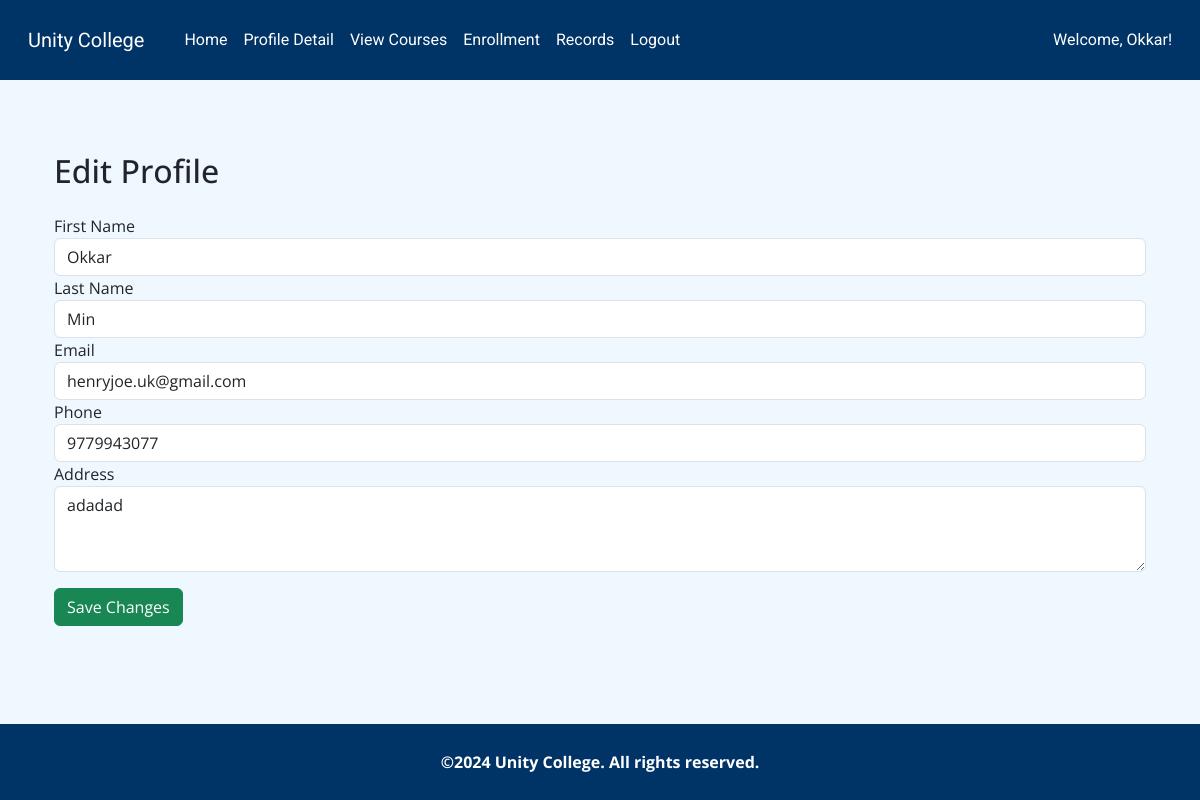
Screenshot of /student/profile/edit (signed in) with the database file from the repository.
### tables this page shows
CREATE TABLE student (
  id INTEGER PRIMARY KEY AUTOINCREMENT,
  first_name TEXT NOT NULL,
  last_name TEXT NOT NULL,
  email TEXT NOT NULL,
  phone INTEGER NOT NULL,
  address TEXT NOT NULL,
  password TEXT NOT NULL
);

### app.py (the view)
@app.route("/student/profile/edit", methods=["GET", "POST"])
def edit_profile():
    username = session.get('username')
    if not username:
        flash("You need to log in first.", 'danger')
        return redirect(url_for('student_login'))
    if request.method == "POST":
        first_name = request.form.get('fname')
        last_name = request.form.get('lname')
        phone = request.form.get('phone')
        email = request.form.get('email')
        address = request.form.get('address')
        try:
            con = sqlite3.connect("advweb.db")
            cursor = con.cursor()
            cursor.execute("""
                UPDATE student
                SET first_name = ?, last_name = ?, email = ?, phone = ?, address = ?
                WHERE first_name = ?
            """, (first_name, last_name, email, phone, address, username))
            con.commit()
            session['username'] = first_name  # Update session with the new name if changed
            flash("Profile updated successfully.", 'success')
            return redirect(url_for('view_profile'))
        except Exception as e:
            con.rollback()
            print(traceback.format_exc())
            flash("An error occurred while updating profile information.", 'danger')
        finally:
            con.close()
    else:
        try:
            con = sqlite3.connect("advweb.db")
            cursor = con.cursor()
            cursor.execute("SELECT first_name, last_name, email, phone, address FROM student WHERE first_name = ?", (username,))
            profile = cursor.fetchone()
            if not profile:
                flash("Profile not found.", 'danger')
                return redirect(url_for('home'))
        except Exception as e:
            print(traceback.format_exc())
            flash("An error occurred while fetching profile information.", 'danger')
            profile = {}
        finally:
            con.close()
        return render_template("student/edit_profile.html", profile=profile, username=username)

### templates/student/edit_profile.html
{% extends "/student/layout.html" %} {% block content %}
<div class="container mt-5">
  <h2 class="mb-4">Edit Profile</h2>
  <form method="POST" action="{{ url_for('edit_profile') }}">
    <div class="form-group">
      <label for="fname">First Name</label>
      <input
        type="text"
        class="form-control"
        id="fname"
        name="fname"
        value="{{ profile[0] }}"
        required
      />
    </div>
    <div class="form-group">
      <label for="lname">Last Name</label>
      <input
        type="text"
        class="form-control"
        id="lname"
        name="lname"
        value="{{ profile[1] }}"
        required
      />
    </div>
    <div class="form-group">
      <label for="email">Email</label>
      <input
        type="email"
        class="form-control"
        id="email"
        name="email"
        value="{{ profile[2] }}"
        required
      />
    </div>
    <div class="form-group">
      <label for="phone">Phone</label>
      <input
        type="text"
        class="form-control"
        id="phone"
        name="phone"
        value="{{ profile[3] }}"
        required
      />
    </div>
    <div class="form-group">
      <label for="address">Address</label>
      <textarea
        class="form-control"
        id="address"
        name="address"
        rows="3"
        required
      >
{{ profile[4] }}</textarea
      >
    </div>
    <button type="submit" class="btn btn-success mt-3">Save Changes</button>
  </form>
</div>
{% endblock %}

### templates/student/layout.html (shortened to what this page needs)
<!DOCTYPE html>
<html lang="en">
  <head>
    <link
      href="https://cdn.jsdelivr.net/npm/bootstrap@5.3.0/dist/css/bootstrap.min.css"
      rel="stylesheet"
    />
    <link href="/static/css/student/layout.css" rel="stylesheet" />
  </head>
  <body>
    <nav class="navbar navbar-expand-lg navbar-light navbar-custom">
      <div class="container-fluid">
        <a class="navbar-brand" href="#">Unity College</a>
        <div class="collapse navbar-collapse" id="navbarNav">
          <ul class="navbar-nav me-auto">
            <li class="nav-item">
              <a class="nav-link" href="{{ url_for('home') }}">Home</a>
            </li>
            <li class="nav-item">
              <a class="nav-link" href="{{ url_for('view_profile') }}"
                >Profile Detail</a
              >
            </li>
            <li class="nav-item">
              <a class="nav-link" href="{{ url_for('view_courses') }}"
                >View Courses</a
              >
            </li>
            <li class="nav-item">
              <a class="nav-link" href="{{ url_for('student_enroll') }}"
                >Enrollment</a
              >
            </li>
            <li class="nav-item">
              <a class="nav-link" href="#">Records</a>
            </li>
            {% if username %}
            <li class="nav-item">
              <a class="nav-link" href="{{ url_for('student_logout') }}"
                >Logout</a
              >
            </li>
            {% else %}
            <li class="nav-item">
              <a class="nav-link" href="{{ url_for('student_signup') }}"
                >Sign Up</a
              >
            </li>
            {% endif %}
          </ul>
          {% if username %}
          <div class="d-flex">
            <span class="navbar-text me-3">Welcome, {{ username }}!</span>
          </div>
          {% endif %}
        </div>
      </div>
    </nav>
    <div class="container mt-4">{% block content %}{% endblock %}</div>
    <footer class="text-center text-lg-start mt-4">
      <div class="text-center p-3 text-white">
        <strong>&copy;2024 Unity College. All rights reserved.</strong>
      </div>
    </footer>
  </body>
</html>

### static/css/student/layout.css (style rules this page uses)
html, body { height: 100%; margin: 0; font-family: "Open Sans", sans-serif; }
body { display: flex; flex-direction: column; }
.container { flex: 1; }
.navbar-custom { background-color: #003366; color: #ffffff; }
.navbar-custom .navbar-brand, .navbar-custom .nav-link { color: #ffffff; font-family: "Roboto", sans-serif; padding: 0.5rem 1rem; }
@media (min-width: 768px) { .navbar-custom { height: 80px; } }
@media (min-width: 768px) { .navbar-custom .navbar-brand, .navbar-custom .nav-link { line-height: 80px; } }
.navbar-text { color: #ffffff; font-family: "Roboto", sans-serif; }
footer { background-color: #003366; color: #ffffff; text-align: center; padding: 10px; font-family: "Open Sans", sans-serif; }
body { background-color: #f0f8ff; }

### rows the page displays
student: first_name "Okkar", fname "Okkar", lname "Min", email "henryjoe.uk@gmail.com", phone "9779943077", address "adadad"
